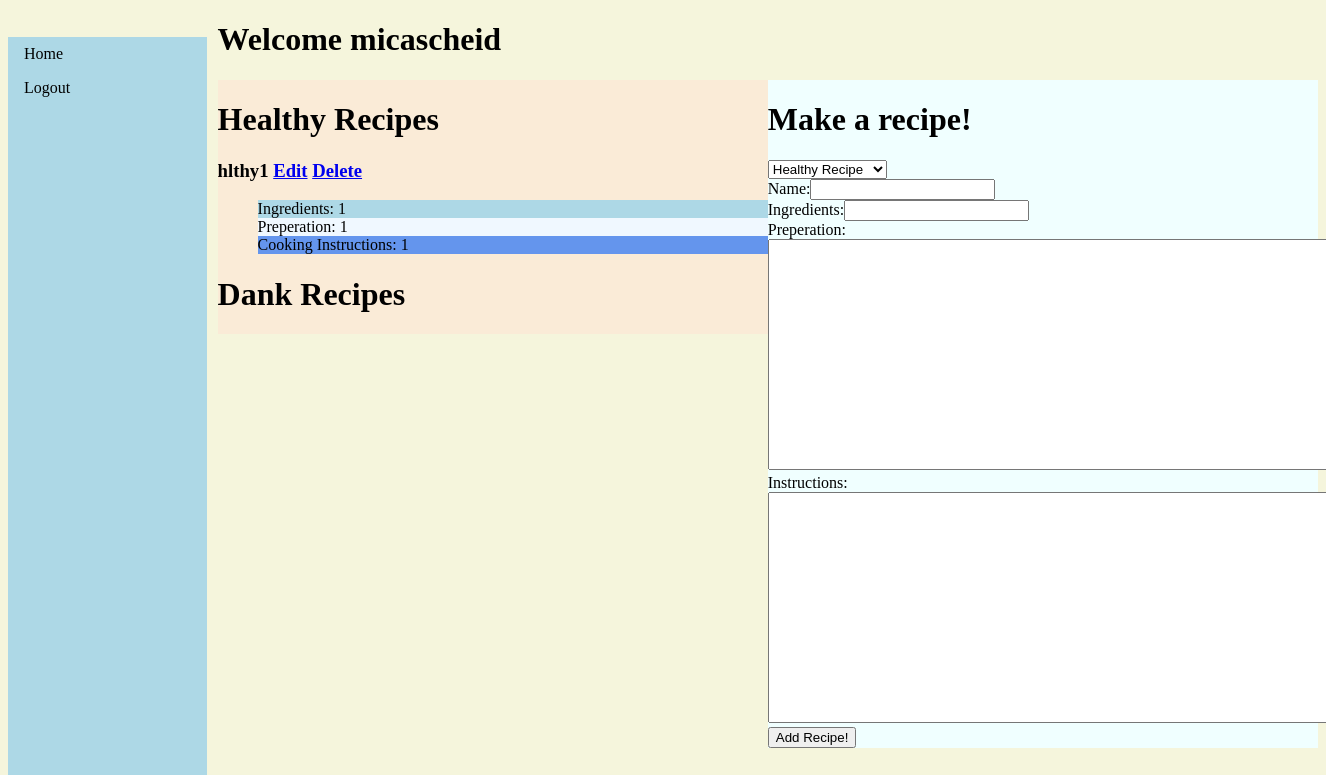
/profile (signed in), run on an earlier commit of the app's database.
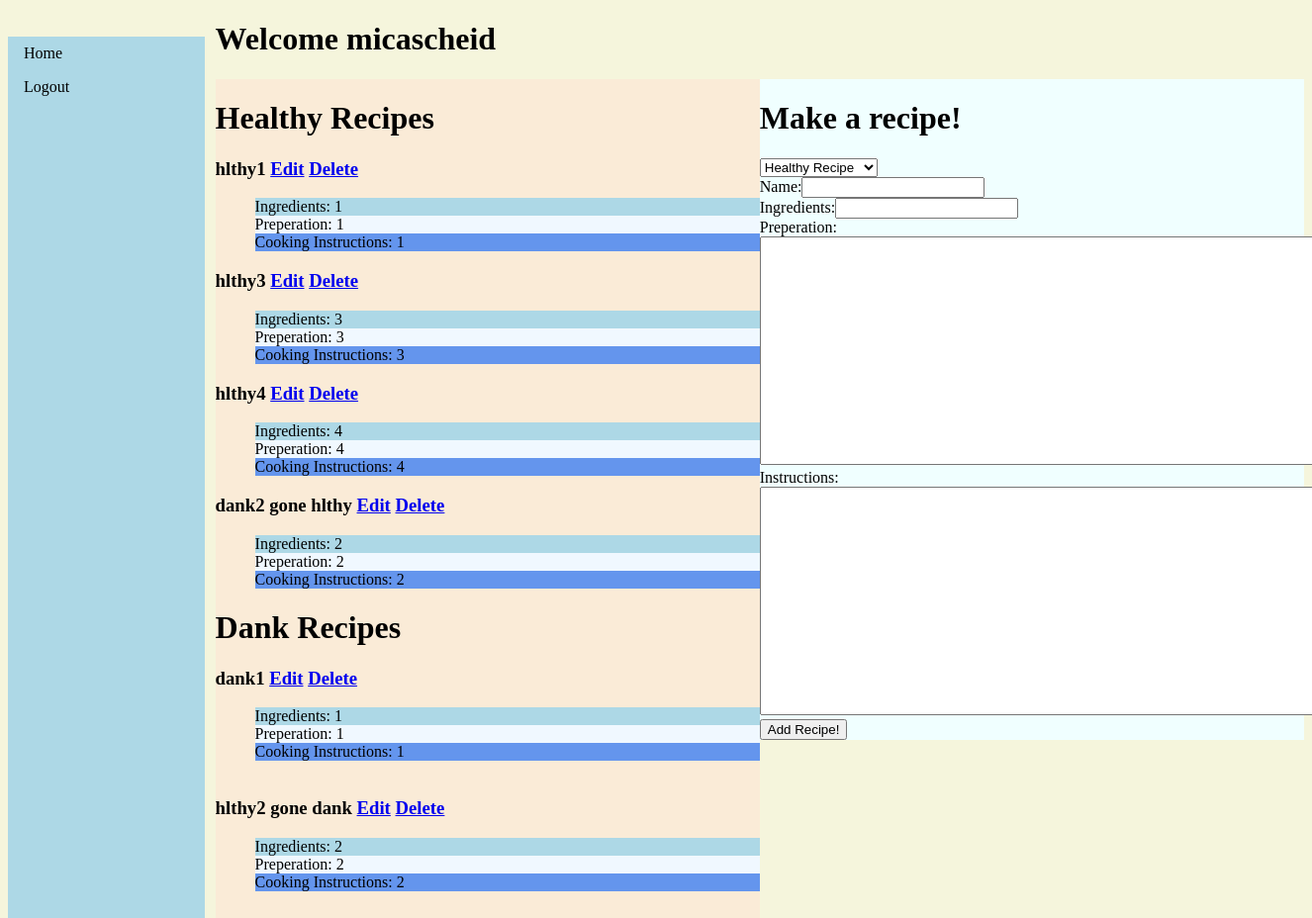
And on a later commit of the database.
### app.py (models this page shows)
class User(UserMixin, db.Model):
    id       = db.Column(db.Integer, primary_key=True)
    username = db.Column(db.String(20), unique=True, nullable=False)
    password = db.Column(db.String(40), nullable=False)
    name     = db.Column(db.String(40), nullable=False)
    hlthyrec = db.relationship('HlthyRec', backref='user')
    dankrec  = db.relationship('DankRec', backref='user')

class HlthyRec(db.Model):
    id =            db.Column(db.Integer, primary_key=True)
    name        =   db.Column(db.String(100))
    ingredients =   db.Column(db.String(1000))
    preperation =   db.Column(db.String(10000))
    cooking     =   db.Column(db.String(10000))
    userId      =   db.Column(db.Integer, db.ForeignKey('user.id'))

class DankRec(db.Model):
    id          = db.Column(db.Integer, primary_key=True)
    name        = db.Column(db.String(100))
    ingredients = db.Column(db.String(1000))
    preperation = db.Column(db.String(10000))
    cooking     = db.Column(db.String(1000))
    userId      = db.Column(db.Integer, db.ForeignKey('user.id'))

### app.py (the view)
@app.route('/profile', methods=['POST', 'GET'])
@login_required
def usersdata():
    id = current_user.id
    hlthyRecs = HlthyRec.query.filter_by(userId=id)
    dankRecs = DankRec.query.filter_by(userId=id)
    username = current_user.username
    if request.method=='POST':
        if request.form['recType']=='Healthy Recipe':
            recTypeCreate(HlthyRec)
        if request.form['recType']=='That Dank Dank':
            recTypeCreate(DankRec)
    return render_template('profile.html', hlthyRecs=hlthyRecs, dankRecs=dankRecs,
                           username=username)

### app.py (called while the page is built)
@login_manager.user_loader
def load_user(uid):
    user = User.query.get(uid)
    return user

### templates/profile.html (shortened to what this page needs)
<!DOCTYPE html>
<html lang="en">
<head>
</head>
<body>
    {% extends "base.html" %}
    {% block content %}
    <div class="main">
        <h1>Welcome {{username}}</h1>
        <div id="left">
            <h1>Healthy Recipes</h1>
            {% if hlthyRecs %}
                {% for item in hlthyRecs %}
                    <h3>{{item.name}} <a href="/edithlthy/{{item.id}}">Edit</a> <a href="/hlthydelete/{{item.id}}">Delete</a> </h3>
                    <ul>
                        <li class="ingredients">Ingredients: {{item.ingredients}}</li>
                        <li class="preperation">Preperation: {{item.preperation}}</li>
                        <li class="cooking">Cooking Instructions: {{item.cooking}}</li>
                    </ul>
                {% endfor %}
            {% endif %}
            <h1>Dank Recipes</h1>
            {% if dankRecs %}
                {% for item in dankRecs %}
                    <h3>{{item.name}} <a href="/editdank/{{item.id}}">Edit</a> <a href="/dankdelete/{{item.id}}">Delete</a> </h3>
                    <ul>
                        <li class="ingredients">Ingredients: {{item.ingredients}}</li>
                        <li class="preperation">Preperation: {{item.preperation}}</li>
                        <li class="cooking">Cooking Instructions: {{item.cooking}}</li>
                        <li><img src="" id="imageupload"> </li>
                    </ul>
                {% endfor %}
            {% endif %}
        </div>
        <div id="right">
            <h1>Make a recipe!</h1>
            <form action="/profile" method="POST">
                <select name="recType">
                    <option name="hlthyRec">Healthy Recipe</option>
                </select><br>
                Name:<input type="text" name="recname"><br>
                Ingredients:<input type="text" name="ingredients"><br>
                <label for="preperation">Preperation:</label><br>
                <textarea name="preperation" id="preperation" rows="15" cols="75"></textarea><br>
                <label for="instructions">Instructions:</label><br>
                <textarea name="cooking" id="instructions" rows="15" cols="75"></textarea><br>
                <input type="submit" value="Add Recipe!">
            </form>
        </div>
        {% endblock %}

### templates/base.html (shortened to what this page needs)
<!DOCTYPE html>
<html lang="en">
<head>
    <link rel="stylesheet" href="{{ url_for('static', filename='styles/main.css') }}">
</head>
<body>
    <nav>
        <ul>
            <li><a href="/">Home</a></li>
            <li id="login"><a href="/login">Login/SignUp</a></li>
        </ul>
    </nav>
    {% block content %}{% endblock %}
</body>
</html>

### static/styles/main.css (style rules this page uses)
body { background-color: beige; }
nav ul { list-style: none; width: 15%; background-color: lightblue; padding: 0; height: 100%; position: fixed; }
ul { list-style: none; }
nav ul li a { display: block; color: #000; text-decoration: none; padding:8px 16px; }
div.main { position: inherit; width: 84%; margin-left: 16%; }
#left { width: 50%; word-break: keep-all; float: left; background-color: antiquewhite; }
#right { float: left; width: 50%; background-color: azure; height: 100%; word-break: keep-all; }
li.ingredients { background-color: lightblue; }
li.preperation { background-color: aliceblue; }
li.cooking { background-color: cornflowerblue; }

What changed in the data, as far as the page shows it:
added HlthyRec: name "hlthy3", ingredients "3", preperation "3", cooking "3"
added HlthyRec: name "hlthy4", ingredients "4", preperation "4", cooking "4"
added HlthyRec: name "dank2 gone hlthy", ingredients "2", preperation "2", cooking "2"
added DankRec: name "dank1", ingredients "1", preperation "1", cooking "1"
added DankRec: name "hlthy2 gone dank", ingredients "2", preperation "2", cooking "2"
